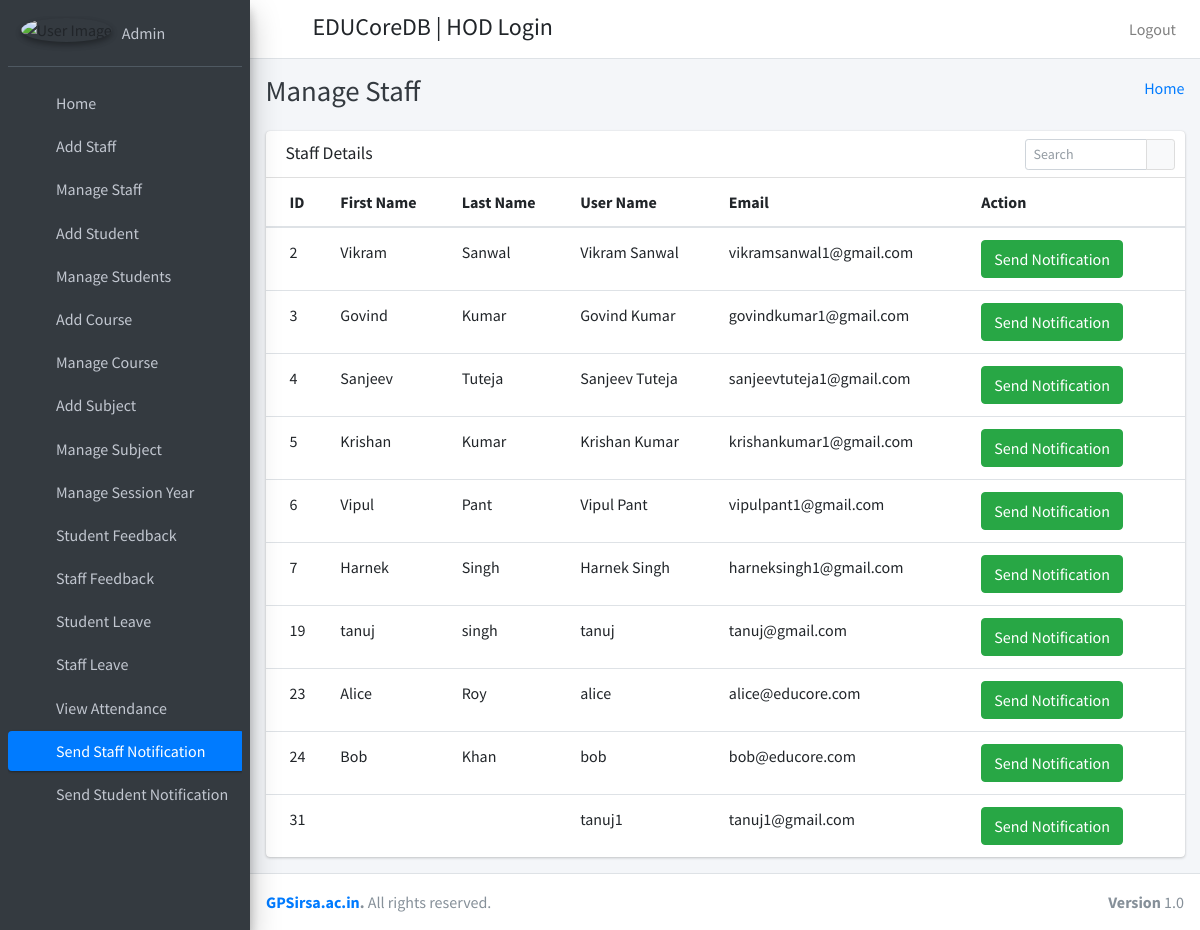
The app's page /admin_send_notification_staff (signed in) with its own data.
### educoredb_app/models.py (models this page shows)
class CustomUser(AbstractUser):
    user_type_data=((1,"HOD"),(2,"Staff"),(3,"Student"))
    user_type=models.CharField(default=1,choices=user_type_data,max_length=10)

class Staffs(models.Model):
    id=models.AutoField(primary_key=True)
    admin=models.OneToOneField(CustomUser,on_delete=models.CASCADE)
    address=models.TextField()
    created_at=models.DateTimeField(auto_now_add=True)
    updated_at=models.DateTimeField(auto_now_add=True)
    fcm_token=models.TextField(default="")
    objects=models.Manager()

### educoredb_app/HodViews.py (the view)
# urls.py: path('admin_send_notification_staff', HodViews.admin_send_notification_staff,name="admin_send_notification_staff"),
def admin_send_notification_staff(request):
    staffs=Staffs.objects.all()
    return render(request,"hod_template/staff_notification.html",{"staffs":staffs})

### educoredb_app/LoginCheckMiddleWare.py (called while the page is built, shortened)
    def process_view(self,request,view_func,view_args,view_kwargs):
        modulename=view_func.__module__
        print(modulename)
        user=request.user
        if user.is_authenticated:
            if user.user_type == "1":
                if request.path.startswith('/accounts/') or modulename == "educoredb_app.HodViews":
                    pass
                elif modulename == "educoredb_app.views" or modulename == "django.views.static":
                    pass
                elif modulename == "django.contrib.auth.views" or modulename =="django.contrib.admin.sites":
                    pass
                else:
                    return HttpResponseRedirect(reverse("admin_home"))
            else:
                return HttpResponseRedirect(reverse("show_login"))

### educoredb_app/templates/hod_template/staff_notification.html (shortened to what this page needs)
{% extends 'hod_template/base_template.html' %}
{% block page_title %}
Manage Staff
{% endblock page_title %}
{% block main_content %}
    <section class="content">
      <div class="container-fluid">
           <div class="row">
          <div class="col-12">
            <div class="card">
              <div class="card-header">
                <h3 class="card-title">Staff Details</h3>
                <div class="card-tools">
                  <div class="input-group input-group-sm" style="width: 150px;">
                    <input type="text" name="table_search" class="form-control float-right" placeholder="Search">
                    <div class="input-group-append">
                      <button type="submit" class="btn btn-default"><i class="fas fa-search"></i></button>
                    </div>
                  </div>
                </div>
              </div>
              <div class="card-body table-responsive p-0">
                <table class="table table-hover text-nowrap">
                  <thead>
                    <tr>
                      <th>ID</th>
                      <th>First Name</th>
                      <th>Last Name</th>
                      <th>User Name</th>
                      <th>Email</th>
                      <th>Action</th>
                    </tr>
                  </thead>
                  <tbody>
                  {% for staff in staffs %}
                    <tr>
                      <td>{{ staff.admin.id }}</td>
                      <td>{{ staff.admin.first_name }}</td>
                      <td>{{ staff.admin.last_name }}</td>
                      <td>{{ staff.admin.username }}</td>
                      <td>{{ staff.admin.email }}</td>
                      <td><a href="#" class="btn btn-success show_notification" data-toggle="modal" data-target="#myModal">Send Notification</a></td>
                    </tr>
                  {% endfor %}
                  </tbody>
                </table>
              </div>
            </div>
          </div>
        </div>
      </div>
    </section>
{% endblock main_content %}

### educoredb_app/templates/hod_template/sidebar_template.html
{% load static %}
  <aside class="main-sidebar sidebar-dark-primary elevation-4">
    <div class="sidebar">
      <div class="user-panel mt-3 pb-3 mb-3 d-flex">
        <div class="image">
          <img src="{% static "dist/img/user1-128x128.jpg" %}" class="img-circle elevation-2" alt="User Image">
        </div>
        <div class="info">
          <a href="{% url 'admin_profile' %}" class="d-block">{{ user.username }}</a>
        </div>
      </div>
      <nav class="mt-2">
        <ul class="nav nav-pills nav-sidebar flex-column" data-widget="treeview" role="menu" data-accordion="false">
          <li class="nav-item">
            {% url 'admin_home' as admin_home %}
            <a href="{{ admin_home }}" class="nav-link {% if request.path == admin_home %} active {% endif %}">
              <i class="nav-icon fas fa-th"></i>
              <p>
                Home
              </p>
            </a>
          </li>
          <li class="nav-item">
            {% url 'add_staff' as add_staff %}
            <a href="{{ add_staff }}" class="nav-link {% if request.path == add_staff %} active {% endif %}">
              <i class="nav-icon fas fa-th"></i>
              <p>
                Add Staff
              </p>
            </a>
          </li>
           <li class="nav-item">
              {% url 'manage_staff' as manage_staff %}
            {% url 'edit_staff' staff_id=id as edit_staff %}
            <a href="{% url 'manage_staff' %}" class="nav-link {% if request.path == manage_staff %} active {% endif %} {% if request.path == edit_staff %} active {% endif %}">
              <i class="nav-icon fas fa-th"></i>
              <p>
                Manage Staff
              </p>
            </a>
          </li>
          <li class="nav-item">
              {% url 'add_student' as add_student %}
            <a href="{% url 'add_student' %}" class="nav-link {% if request.path == add_student %} active {% endif %}">
              <i class="nav-icon fas fa-th"></i>
              <p>
                Add Student
              </p>
            </a>
          </li>
          <li class="nav-item">
              {% url 'manage_student' as manage_student %}
              {% url 'edit_student' student_id=id as edit_student %}
            <a href="{% url 'manage_student' %}" class="nav-link {% if request.path == manage_student %} active {% endif %} {% if request.path == edit_student %} active {% endif %}">
              <i class="nav-icon fas fa-th"></i>
              <p>
                Manage Students
              </p>
            </a>
          </li>
          <li class="nav-item">
            {% url 'add_course' as add_course %}
            <a href="{% url 'add_course' %}" class="nav-link {% if request.path == add_course %} active {% endif %}">
              <i class="nav-icon fas fa-th"></i>
              <p>
                Add Course
              </p>
            </a>
          </li>
          <li class="nav-item">
            {% url 'manage_course' as manage_course %}
              {% url 'edit_course' course_id=id as edit_course %}
            <a href="{% url 'manage_course' %}" class="nav-link {% if request.path == manage_course %} active {% endif %} {% if request.path == edit_course %} active {% endif %}">
              <i class="nav-icon fas fa-th"></i>
              <p>
                Manage Course
              </p>
            </a>
          </li>
          <li class="nav-item">
            {% url 'add_subject' as add_subject %}
            <a href="{% url 'add_subject' %}" class="nav-link {% if request.path == add_subject %} active {% endif %}">
              <i class="nav-icon fas fa-th"></i>
              <p>
                Add Subject
              </p>
            </a>
          </li>
          <li class="nav-item">
            {% url 'manage_subject' as manage_subject %}
            {% url 'edit_subject' subject_id=id as edit_subject %}
            <a href="{% url 'manage_subject' %}" class="nav-link {% if request.path == manage_subject %} active {% endif %} {% if request.path == edit_subject %} active {% endif %} ">
              <i class="nav-icon fas fa-th"></i>
              <p>
                Manage Subject
              </p>
            </a>
          </li>
          <li class="nav-item">
            {% url 'manage_session' as manage_session %}
            <a href="{% url 'manage_session' %}" class="nav-link {% if request.path == manage_session %} active {% endif %} ">
              <i class="nav-icon fas fa-th"></i>
              <p>
                Manage Session Year
              </p>
            </a>
          </li>
           <li class="nav-item">
             {% url 'student_feedback_message' as student_feedback_message %}
            <a href="{% url 'student_feedback_message' %}" class="nav-link {% if request.path == student_feedback_message %} active {% endif %}">
              <i class="nav-icon fas fa-th"></i>
              <p>
                Student Feedback
              </p>
            </a>
          </li>
           <li class="nav-item">
               {% url 'staff_feedback_message' as staff_feedback_message %}
            <a href="{% url 'staff_feedback_message' %}" class="nav-link {% if request.path == staff_feedback_message %} active {% endif %}">
              <i class="nav-icon fas fa-th"></i>
              <p>
                Staff Feedback
              </p>
            </a>
          </li>
           <li class="nav-item">
               {% url 'student_leave_view' as student_leave_view %}
            <a href="{% url 'student_leave_view' %}" class="nav-link {% if request.path == student_leave_view %} active {% endif %}">
              <i class="nav-icon fas fa-th"></i>
              <p>
                Student Leave
              </p>
            </a>
          </li>
            <li class="nav-item">
                 {% url 'staff_leave_view' as staff_leave_view %}
            <a href="{% url 'staff_leave_view' %}" class="nav-link {% if request.path == staff_leave_view %} active {% endif %}">
              <i class="nav-icon fas fa-th"></i>
              <p>
                Staff Leave
              </p>
            </a>
          </li>
          <li class="nav-item">
            {% url 'admin_view_attendance' as admin_view_attendance %}
             <a href="{% url 'admin_view_attendance' %}" class="nav-link {% if request.path == admin_view_attendance %} active {% endif %}">
              <i class="nav-icon fas fa-th"></i>
              <p>
                View Attendance
              </p>
            </a>
          </li>
          <li class="nav-item">
            {% url 'admin_send_notification_staff' as admin_send_notification_staff %}
             <a href="{% url 'admin_send_notification_staff' %}" class="nav-link {% if request.path == admin_send_notification_staff %} active {% endif %}">
              <i class="nav-icon fas fa-th"></i>
              <p>
                Send Staff Notification
              </p>
            </a>
          </li>
          <li class="nav-item">
            {% url 'admin_send_notification_student' as admin_send_notification_student %}
             <a href="{% url 'admin_send_notification_student' %}" class="nav-link {% if request.path == admin_send_notification_student %} active {% endif %}">
              <i class="nav-icon fas fa-th"></i>
              <p>
                Send Student Notification
              </p>
            </a>
          </li>
        </ul>
      </nav>
    </div>
  </aside>

### records on screen
CustomUser: username "Admin"
Staffs: admin.id "2", admin.first_name "Vikram", admin.last_name "Sanwal", admin.username "Vikram Sanwal", admin.email "vikramsanwal1@gmail.com"
Staffs: admin.id "3", admin.first_name "Govind", admin.last_name "Kumar", admin.username "Govind Kumar", admin.email "govindkumar1@gmail.com"
Staffs: admin.id "4", admin.first_name "Sanjeev", admin.last_name "Tuteja", admin.username "Sanjeev Tuteja", admin.email "sanjeevtuteja1@gmail.com"
Staffs: admin.id "5", admin.first_name "Krishan", admin.last_name "Kumar", admin.username "Krishan Kumar", admin.email "krishankumar1@gmail.com"
Staffs: admin.id "6", admin.first_name "Vipul", admin.last_name "Pant", admin.username "Vipul Pant", admin.email "vipulpant1@gmail.com"
Staffs: admin.id "7", admin.first_name "Harnek", admin.last_name "Singh", admin.username "Harnek Singh", admin.email "harneksingh1@gmail.com"
Staffs: admin.id "19", admin.first_name "tanuj", admin.last_name "singh", admin.username "tanuj", admin.email "tanuj@gmail.com"
Staffs: admin.id "23", admin.first_name "Alice", admin.last_name "Roy", admin.username "alice", admin.email "alice@educore.com"
Staffs: admin.id "24", admin.first_name "Bob", admin.last_name "Khan", admin.username "bob", admin.email "bob@educore.com"
Staffs: admin.id "31", admin.username "tanuj1", admin.email "tanuj1@gmail.com"
